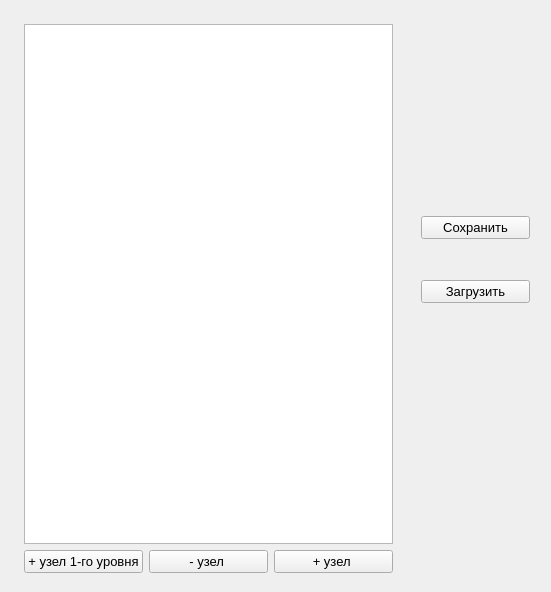
<?xml version="1.0" encoding="UTF-8"?>
<ui version="4.0">
 <class>Widget</class>
 <widget class="QWidget" name="Widget">
  <property name="geometry">
   <rect>
    <x>0</x>
    <y>0</y>
    <width>551</width>
    <height>592</height>
   </rect>
  </property>
  <property name="tabletTracking">
   <bool>false</bool>
  </property>
  <property name="contextMenuPolicy">
   <enum>Qt::DefaultContextMenu</enum>
  </property>
  <property name="acceptDrops">
   <bool>false</bool>
  </property>
  <property name="windowTitle">
   <string>Widget</string>
  </property>
  <widget class="QWidget" name="">
   <property name="geometry">
    <rect>
     <x>13</x>
     <y>13</y>
     <width>391</width>
     <height>571</height>
    </rect>
   </property>
   <layout class="QVBoxLayout" name="verticalLayout">
    <item>
     <widget class="QTreeView" name="treeView"/>
    </item>
    <item>
     <layout class="QHBoxLayout" name="horizontalLayout">
      <item>
       <widget class="QPushButton" name="insertRowAction">
        <property name="font">
         <font>
          <pointsize>10</pointsize>
         </font>
        </property>
        <property name="text">
         <string>+ узел 1-го уровня</string>
        </property>
       </widget>
      </item>
      <item>
       <widget class="QPushButton" name="removeRowAction">
        <property name="font">
         <font>
          <pointsize>10</pointsize>
         </font>
        </property>
        <property name="text">
         <string>- узел </string>
        </property>
       </widget>
      </item>
      <item>
       <widget class="QPushButton" name="insertChildAction">
        <property name="font">
         <font>
          <pointsize>10</pointsize>
         </font>
        </property>
        <property name="text">
         <string>+ узел </string>
        </property>
       </widget>
      </item>
     </layout>
    </item>
   </layout>
  </widget>
  <widget class="QWidget" name="">
   <property name="geometry">
    <rect>
     <x>410</x>
     <y>170</y>
     <width>131</width>
     <height>181</height>
    </rect>
   </property>
   <layout class="QVBoxLayout" name="verticalLayout_2">
    <item>
     <widget class="QPushButton" name="pushButton">
      <property name="font">
       <font>
        <pointsize>10</pointsize>
       </font>
      </property>
      <property name="text">
       <string>Сохранить</string>
      </property>
     </widget>
    </item>
    <item>
     <widget class="QPushButton" name="pushButton_2">
      <property name="font">
       <font>
        <pointsize>10</pointsize>
       </font>
      </property>
      <property name="text">
       <string>Загрузить</string>
      </property>
     </widget>
    </item>
   </layout>
  </widget>
 </widget>
 <layoutdefault spacing="6" margin="11"/>
 <resources/>
 <connections/>
</ui>
